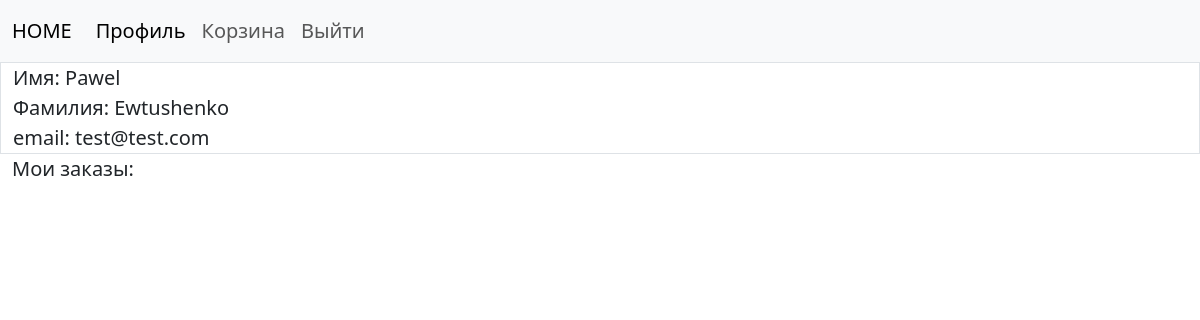
Before: /profile/1?username=Pawel (signed in) with the older database file.
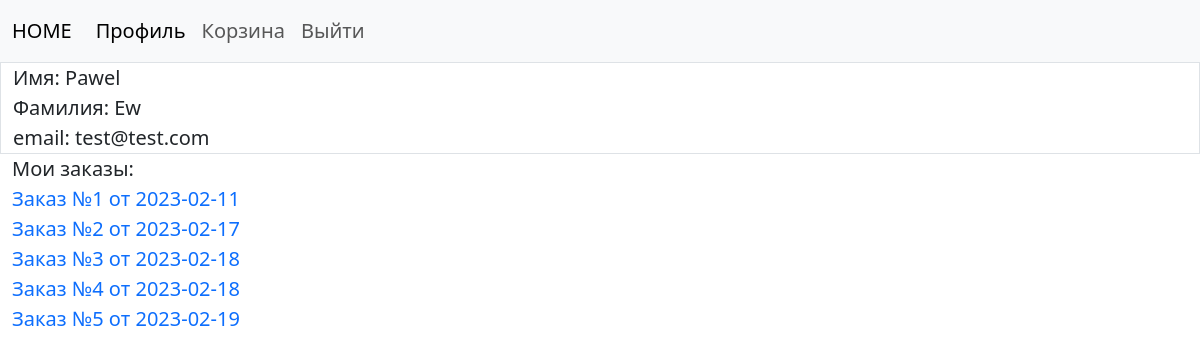
After: the same page with the newer database file.
### app/models.py (models this page shows, shortened)
class User(Base, UserMixin):
    __tablename__ = 'user'
    id = Column(Integer, primary_key=True)
    name = Column(String(30), nullable=False)
    last_name = Column(String(30), nullable=False)
    email = Column(String(50), nullable=False)
    password_hash = Column(String(128), nullable=False)
    parent = relationship('Order', back_populates='user')

class Order(Base):
    __tablename__ = 'order'
    id = Column (Integer, primary_key=True)
    address = Column(String)
    status = Column(Integer)
    date_order = Column(DATE)
    user_id = Column(Integer, ForeignKey('user.id'))
    user = relationship('User', back_populates='parent')
    parent = relationship('Basket', back_populates='order')

### app/main/routes.py (the view)
@bp.get('/profile/<id>')
@login_required
def profile(id):
    user = session.query(User).filter_by(id=id).first()
    orders = session.query(Order).filter_by(user_id=current_user.id).filter_by(status=1).all()
    return render_template('main/profile.html', title='profile', user=user, orders=orders)

### app/models.py (called while the page is built)
@login.user_loader
def load_user(id):
    user = session.query(User).get(int(id))
    return user

### app/templates/main/profile.html
{% extends "base.html" %}
{% block content %}
<div class="container-fluid float-start border">
    <div class="row">
        <div class="col">
            Имя: {{ user.name }}
        </div>
        <div class="row">
            <div class="col">
                Фамилия: {{user.last_name}}
            </div>
        </div>
    </div>
    <div class="row">
        <div class="col">
            email: {{ user.email }}
        </div>
    </div>
</div>
<div class="container-fluid">
    Мои заказы:<br>
    {% for order in orders %}
    <a class="text-decoration-none" href="{{ url_for('main.order', order_id=order.id) }}">Заказ №{{ order.id }}
        от {{ order.date_order }}</a><br>
{% endfor %}
</div>
{% endblock %}

Changed rows visible on the page:
changed User "Pawel": last_name "Ewtushenko" → "Ew"
now on this page (row edited): Order: id "1", date_order "2023-02-11"
added Order: id "2", date_order "2023-02-17"
added Order: id "3", date_order "2023-02-18"
added Order: id "4", date_order "2023-02-18"
added Order: id "5", date_order "2023-02-19"
